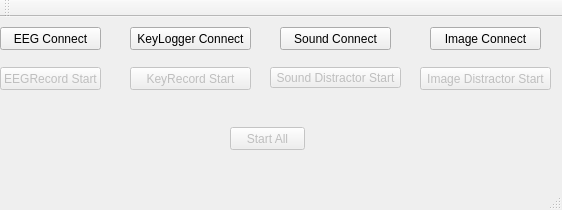
<?xml version="1.0" encoding="UTF-8"?>
<ui version="4.0">
 <class>GUIMain</class>
 <widget class="QMainWindow" name="GUIMain">
  <property name="geometry">
   <rect>
    <x>0</x>
    <y>0</y>
    <width>562</width>
    <height>210</height>
   </rect>
  </property>
  <property name="windowTitle">
   <string>GUIMain</string>
  </property>
  <widget class="QWidget" name="centralWidget">
   <widget class="QPushButton" name="eegrecord">
    <property name="enabled">
     <bool>false</bool>
    </property>
    <property name="geometry">
     <rect>
      <x>0</x>
      <y>50</y>
      <width>101</width>
      <height>23</height>
     </rect>
    </property>
    <property name="text">
     <string>EEGRecord Start</string>
    </property>
   </widget>
   <widget class="QPushButton" name="keyrecord">
    <property name="enabled">
     <bool>false</bool>
    </property>
    <property name="geometry">
     <rect>
      <x>130</x>
      <y>50</y>
      <width>121</width>
      <height>23</height>
     </rect>
    </property>
    <property name="text">
     <string>KeyRecord Start</string>
    </property>
   </widget>
   <widget class="QPushButton" name="allrecord">
    <property name="enabled">
     <bool>false</bool>
    </property>
    <property name="geometry">
     <rect>
      <x>230</x>
      <y>110</y>
      <width>75</width>
      <height>23</height>
     </rect>
    </property>
    <property name="text">
     <string>Start All</string>
    </property>
   </widget>
   <widget class="QPushButton" name="eegconn">
    <property name="geometry">
     <rect>
      <x>0</x>
      <y>10</y>
      <width>101</width>
      <height>23</height>
     </rect>
    </property>
    <property name="text">
     <string>EEG Connect</string>
    </property>
   </widget>
   <widget class="QPushButton" name="keyconn">
    <property name="geometry">
     <rect>
      <x>130</x>
      <y>10</y>
      <width>121</width>
      <height>23</height>
     </rect>
    </property>
    <property name="text">
     <string>KeyLogger Connect</string>
    </property>
   </widget>
   <widget class="QPushButton" name="soundconn">
    <property name="geometry">
     <rect>
      <x>280</x>
      <y>10</y>
      <width>111</width>
      <height>23</height>
     </rect>
    </property>
    <property name="text">
     <string>Sound Connect</string>
    </property>
   </widget>
   <widget class="QPushButton" name="imageconn">
    <property name="geometry">
     <rect>
      <x>430</x>
      <y>10</y>
      <width>111</width>
      <height>23</height>
     </rect>
    </property>
    <property name="text">
     <string>Image Connect</string>
    </property>
   </widget>
   <widget class="QPushButton" name="sound">
    <property name="enabled">
     <bool>false</bool>
    </property>
    <property name="geometry">
     <rect>
      <x>270</x>
      <y>50</y>
      <width>131</width>
      <height>21</height>
     </rect>
    </property>
    <property name="text">
     <string>Sound Distractor Start</string>
    </property>
   </widget>
   <widget class="QPushButton" name="image">
    <property name="enabled">
     <bool>false</bool>
    </property>
    <property name="geometry">
     <rect>
      <x>420</x>
      <y>50</y>
      <width>131</width>
      <height>23</height>
     </rect>
    </property>
    <property name="text">
     <string>Image Distractor Start</string>
    </property>
   </widget>
  </widget>
  <widget class="QMenuBar" name="menuBar">
   <property name="geometry">
    <rect>
     <x>0</x>
     <y>0</y>
     <width>562</width>
     <height>21</height>
    </rect>
   </property>
  </widget>
  <widget class="QToolBar" name="mainToolBar">
   <attribute name="toolBarArea">
    <enum>TopToolBarArea</enum>
   </attribute>
   <attribute name="toolBarBreak">
    <bool>false</bool>
   </attribute>
  </widget>
  <widget class="QStatusBar" name="statusBar"/>
 </widget>
 <layoutdefault spacing="6" margin="11"/>
 <resources/>
 <connections/>
</ui>
